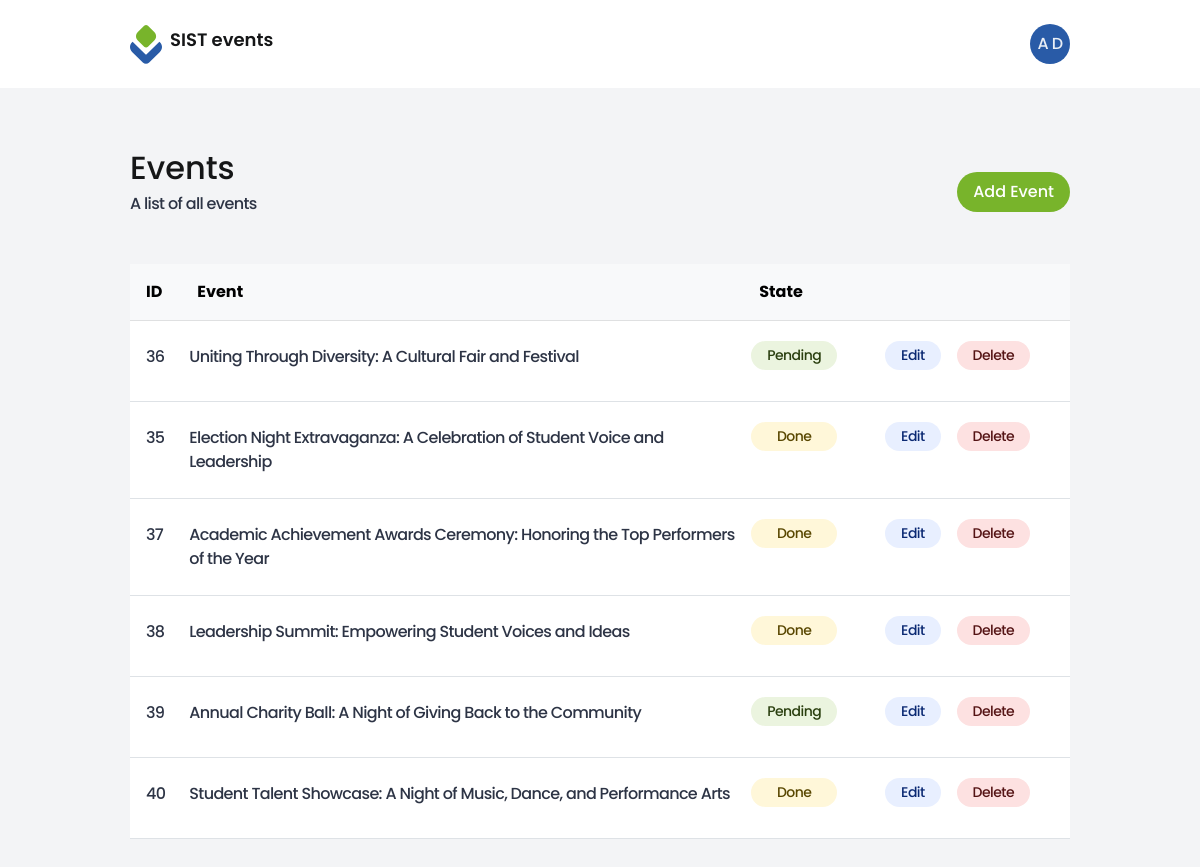
/dashboard.php (signed in), run on the app's committed database.
### tables this page shows
CREATE TABLE IF NOT EXISTS `users` (
  `user_id` int(11) NOT NULL AUTO_INCREMENT,
  `username` varchar(20) NOT NULL,
  `password` varchar(10) NOT NULL,
  `title` varchar(10) NOT NULL,
  `first_name` varchar(50) NOT NULL,
  `last_name` varchar(50) NOT NULL,
  `gender` varchar(6) NOT NULL,
  `address1` varchar(50) NOT NULL,
  `address2` varchar(50) NOT NULL,
  `address3` varchar(50) NOT NULL,
  `postcode` varchar(10) NOT NULL,
  `description` varchar(200) NOT NULL,
  `email` varchar(100) NOT NULL,
  `telephone` varchar(15) NOT NULL,
  `profile_url` varchar(100) NOT NULL,
  PRIMARY KEY (`user_id`)
);

CREATE TABLE IF NOT EXISTS `event_details` (
  `event_id` int(11) NOT NULL AUTO_INCREMENT,
  `event_name` varchar(100) NOT NULL,
  `event_description` varchar(500) DEFAULT NULL,
  `event_category` varchar(50) DEFAULT NULL,
  `keywords` varchar(100) DEFAULT NULL,
  `video_url` varchar(100) DEFAULT NULL,
  `image_url` varchar(100) DEFAULT NULL,
  `start_date` date DEFAULT NULL,
  `end_date` date DEFAULT NULL,
  `user_id` int(11) NOT NULL,
  PRIMARY KEY (`event_id`),
  KEY `user_id` (`user_id`)
);

### dashboard.php (the view, shortened to what this page needs)
<?php
$mysqli = require __DIR__ . "/includes/db.php";
$today = new DateTime();
if (isset($_SESSION["user_id"])) {
    $sql = "SELECT * FROM users WHERE user_id = {$_SESSION["user_id"]}";
    $result = $mysqli->query($sql);
    $user = $result->fetch_assoc();
}
$eventsSQL = "SELECT * FROM event_details";
?>
<!DOCTYPE html>
<html lang="en">
<head>
    <link href="https://cdn.jsdelivr.net/npm/bootstrap@5.3.0-alpha1/dist/css/bootstrap.min.css" rel="stylesheet"
>
    <link rel="stylesheet" href="./styles/scss/main.css"/>
</head>
<body class="border-dashboard">
<?php if (isset($user)): ?>
    <div class="nav-container">
        <nav>
            <div class="logo">
                <a href="#">
                    <img
                            src="./assets/icons/SIST Events Logo.svg"
                            alt="SIST Events Logo"
                    />
                    <h6 class="logo-title">SIST events</h6>
                </a>
            </div>
            <div class="user">
                <p><?= htmlspecialchars($user["first_name"][0]) ?> <?= htmlspecialchars($user["last_name"][0]) ?></p>
            </div>
        </nav>
    </div>
    <div class="dashboard-container">
        <div class="dashboard-header">
            <div>
                <h4>Events</h4>
                <p>A list of all events</p>
            </div>
            <button onclick="window.location.href = 'add-event.php'">Add Event</button>
        </div>
        <div class="table">
            <table class="table">
                <thead class="table-light">
                <tr>
                    <th scope="col">ID</th>
                    <th scope="col">Event</th>
                    <th scope="col">State</th>
                    <th scope="col"></th>
                    <th scope="col"></th>
                    <th scope="col"></th>
                    <th scope="col"></th>
                </tr>
                </thead>
                <tbody>
                <?php
                $res = $mysqli->query($eventsSQL);
                while ($row = $res->fetch_assoc()) { ?>
                    <tr>
                        <th scope="row"><p style="margin-top:8px "
                                           class="event-title-dash"><?php echo $row["event_id"] ?></p></th>
                        <td style="width: 645px; "><p style="margin-top:16px "
                                                      class="event-title-dash"><?php echo $row["event_name"] ?></p></td>
                        <td><p <?php if ($today < new DateTime($row["start_date"])) {
                                echo "is-pending";
                            } ?> class="event-status"><?php if ($today < new DateTime($row["start_date"])) {
                                    echo "Pending";
                                } else {
                                    echo "Done";
                                } ?></>
                        </td>
                        <td></td>
                        <td class="edit-event"><a style="color: #366CE2;"
                                                  href="./edit-event.php?event-id=<?php echo $row['event_id'] ?>"><p
                                        class="event-status edit">Edit</p></a></td>
                        <td class="edit-event"><a style="color: #de3232;"
                                                  href="./delete-event.php?event-id=<?php echo $row['event_id'] ?>"><p
                                        class="event-status delete">Delete</p></a></td>
                        <td></td>
                    </tr>
                    <?php
                }
                ?>
                </tbody>
            </table>
        </div>
    </div>
<?php else: ?>
    <?php header("Location: index.php"); ?>
<?php endif; ?>
</body>
</html>

### styles/scss/main.css (style rules this page uses)
html { scroll-behavior: smooth; }
* { margin: 0; padding: 0; box-sizing: border-box; }
body { font-family: "Poppins", sans-serif; color: #151617; }
h4 { font-size: 32px; line-height: 32px; font-weight: 500; }
h6 { font-weight: 500; font-size: 24px; color: #151617; }
p { letter-spacing: -0.04em; font-weight: 500; color: #2d3445; }
a { text-decoration: none; color: #151617; cursor: pointer; }
button { height: 40px; padding: 8px 16px; font-family: "Poppins", sans-serif; font-weight: 500; font-size: 16px; color: white; background-color: #78B42B; outline: none; border: none; cursor: pointer; transition: all 0.2s ease-in-out; border-radius: 32px; }
.nav-container { width: 100%; background-color: white; margin: 0 auto; display: flex; align-items: center; justify-content: center; }
nav { width: 95%; height: 88px; max-width: 940px; background-color: white; margin: 0 auto; display: flex; align-items: center; justify-content: space-between; position: relative; }
nav .logo a { display: flex; align-items: center; justify-content: center; gap: 8px; }
nav .logo h6 { font-size: 18px; font-weight: 600; }
nav a { font-weight: 500; font-size: 16px; line-height: 16px; }
.border-dashboard { background-color: #F3F4F6; }
.border-dashboard .nav-container .user { width: 40px; height: 40px; border-radius: 32px; background-color: #295BA7; display: flex; align-items: center; justify-content: center; cursor: pointer; transition: all 0.2s ease-in-out; position: relative; }
.border-dashboard .nav-container .user p { color: #EAEFF6; margin: 0 auto; }
.dashboard-container { display: flex; flex-direction: column; align-items: center; justify-content: center; margin: 64px auto; }
.dashboard-container .dashboard-header { display: flex; justify-content: space-between; align-items: center; width: 940px; }
.dashboard-container table { max-width: 940px; color: #3d3d3d; font-family: "Poppins", sans-serif; font-weight: 500; background-color: white; margin: 32px auto; }
.dashboard-container table .event-title-dash { display: flex; align-items: center; justify-content: flex-start; }
.dashboard-container table td .event-status { display: flex; align-items: center; justify-content: center; color: #594700; background-color: #FFF7D9; padding: 4px 16px; margin: 12px 0px; border-radius: 32px; font-size: 14px; }
.dashboard-container table td .event-status[is-pending] { color: #2A3F0F; background-color: #EBF4DF; }
.dashboard-container table .delete { color: #541314 !important; background-color: #FDE1E1 !important; transition: all 0.2s ease-in-out; }
.dashboard-container table .edit { color: #0B2973 !important; background-color: #E8EFFF !important; transition: all 0.2s ease-in-out; }
.dashboard-container table th { padding: 16px; }
::placeholder { color: #ADADAD; font-family: "Poppins", sans-serif; font-weight: 400; }

### data on the page
users: first_name "A", last_name "D"
event_details: event_id "36", event_name "Uniting Through Diversity: A Cultural Fair and Festival", start_date "Pending"
event_details: event_id "35", event_name "Election Night Extravaganza: A Celebration of Student Voice and Leadership", start_date "Done"
event_details: event_id "37", event_name "Academic Achievement Awards Ceremony: Honoring the Top Performers of the Year", start_date "Done"
event_details: event_id "38", event_name "Leadership Summit: Empowering Student Voices and Ideas", start_date "Done"
event_details: event_id "39", event_name "Annual Charity Ball: A Night of Giving Back to the Community", start_date "Pending"
event_details: event_id "40", event_name "Student Talent Showcase: A Night of Music, Dance, and Performance Arts", start_date "Done"
